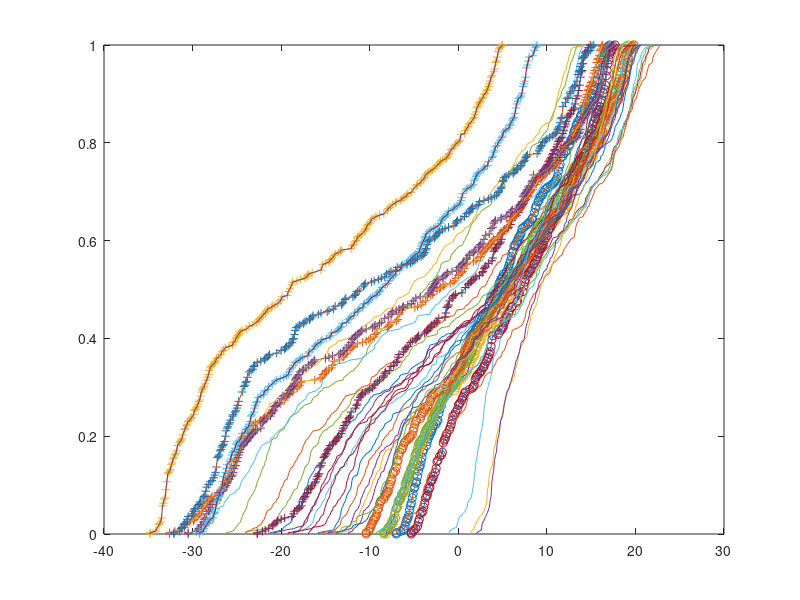
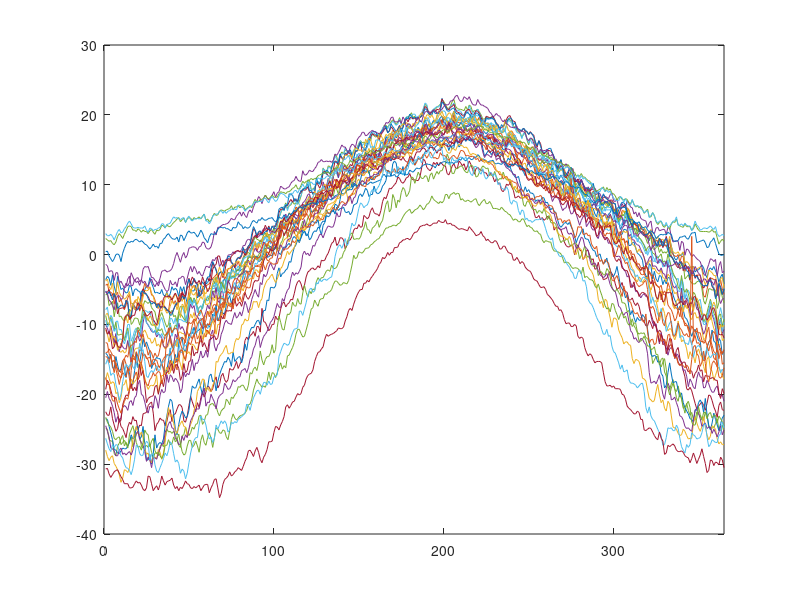

These charts were generated, in order, by the following MATLAB code:
load('temperaturas.mat')
A= temperatura;
[rows,cols] = size(A);
for i = 1:cols
    if i <= 5
        C = A(:,i);
        [f,x] = ecdf(C);
        plot(x,f, 'o')
        hold on
    end
    if i >= (cols-5)
        C = A(:,i);
        [f,x] = ecdf(C);
        plot(x,f,'+')
        hold on
    end
    C = A(:,i);
    [f,x] = ecdf(C);
    plot(x,f)
    hold on
end

figure
for i = 1:cols
    plot(A(:,i))
    hold on
end
xlim([0 365])